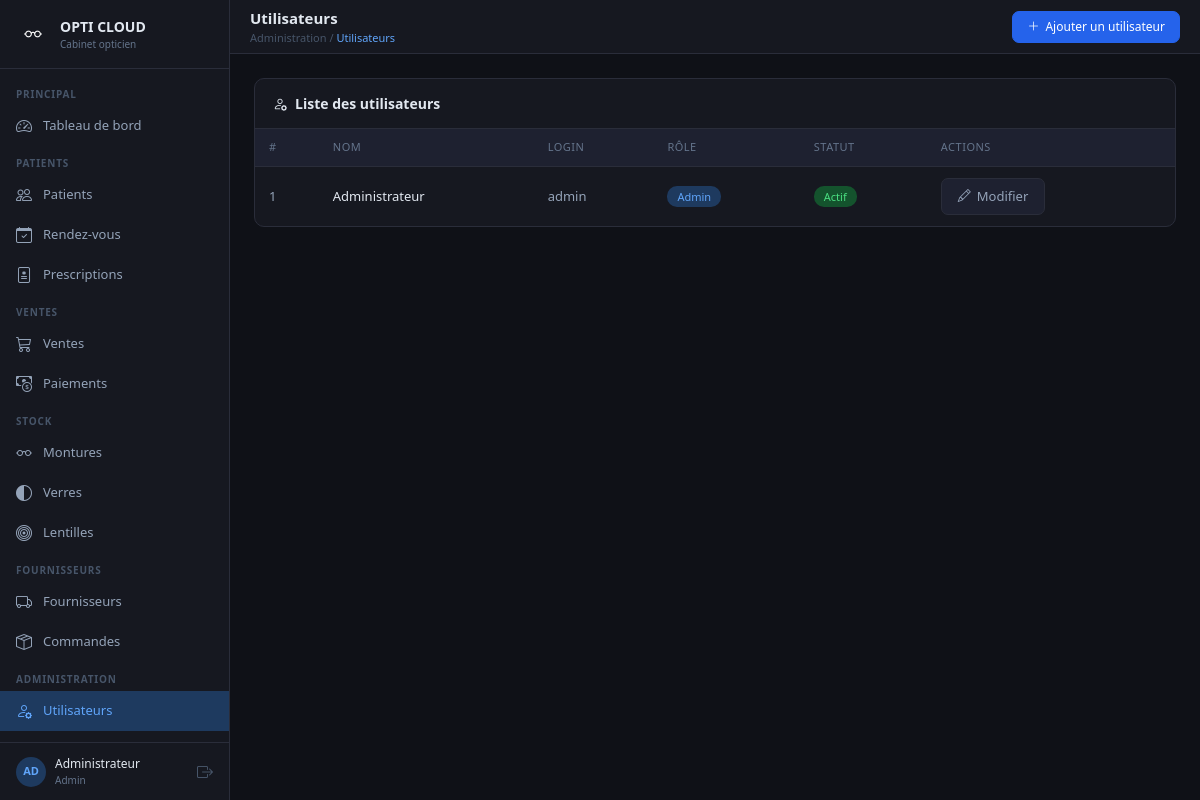
The page /utilisateur/utilisateur_list.php (signed in) on the database its author committed.
### tables this page shows
CREATE TABLE `utilisateurs` (
  `id` int(11) NOT NULL AUTO_INCREMENT,
  `nom` varchar(100) NOT NULL,
  `login` varchar(60) NOT NULL,
  `mot_de_passe` varchar(255) NOT NULL,
  `role` enum('admin','employe') NOT NULL DEFAULT 'employe',
  `actif` tinyint(1) NOT NULL DEFAULT 1,
  `cree_le` datetime NOT NULL DEFAULT '2000-01-01 00:00:00',
  PRIMARY KEY (`id`),
  UNIQUE KEY `login` (`login`)
);

### utilisateur/utilisateur_list.php (the view, shortened to what this page needs)
<?php
require("../connexion.php");
$page_breadcrumb = "Administration / <span>Utilisateurs</span>";
$liste = mysqli_query($con, "SELECT * FROM utilisateurs ORDER BY id DESC");
require("../layout.php");
?>
<div class="card-dark">
    <div class="card-header"><i class="bi bi-person-gear me-2"></i>Liste des utilisateurs</div>
    <div style="overflow-x:auto;">
        <table class="table-dark-custom">
            <thead>
                <tr>
                    <th>#</th>
                    <th>Nom</th>
                    <th>Login</th>
                    <th>Rôle</th>
                    <th>Statut</th>
                    <th>Actions</th>
                </tr>
            </thead>
            <tbody>
            <?php if ($liste && mysqli_num_rows($liste) > 0):
                while($row = mysqli_fetch_assoc($liste)): ?>
            <tr>
                <td><?php echo $row['id']; ?></td>
                <td class="primary-col"><?php echo htmlspecialchars($row['nom']); ?></td>
                <td><?php echo htmlspecialchars($row['login']); ?></td>
                <td>
                    <?php if ($row['role'] === 'admin'): ?>
                        <span class="badge-blue">Admin</span>
                    <?php else: ?>
                        <span class="badge-gray">Employé</span>
                    <?php endif; ?>
                </td>
                <td>
                    <?php if ($row['actif'] == 1): ?>
                        <span class="badge-green">Actif</span>
                    <?php else: ?>
                        <span class="badge-red">Inactif</span>
                    <?php endif; ?>
                </td>
                <td>
                    <a href="<?php echo $base_url; ?>utilisateur/utilisateur_modifier.php?id=<?php echo $row['id']; ?>" class="btn-secondary-dark" style="margin-right:6px;">
                        <i class="bi bi-pencil"></i> Modifier
                    </a>
                </td>
            </tr>
            <?php endwhile; else: ?>
            <tr><td colspan="6" style="text-align:center; color:#475569; padding:20px;">Aucun utilisateur trouvé</td></tr>
            <?php endif; ?>
            </tbody>
        </table>
    </div>
</div>
<?php require("../layout_end.php"); ?>

### layout.php (style rules this page uses)
* { box-sizing: border-box; }
body { margin: 0; font-family: 'Segoe UI', sans-serif; background: #0f1117; color: #e2e8f0; display: flex; min-height: 100vh; }
.topbar-breadcrumb span { color: #60a5fa; }
.card-dark { background: #161820; border: 1px solid #2a2d3a; border-radius: 10px; }
.card-dark .card-header { background: transparent; border-bottom: 1px solid #2a2d3a; padding: 14px 18px; font-size: 14px; font-weight: 600; color: #e2e8f0; }
.table-dark-custom { width: 100%; border-collapse: collapse; }
.table-dark-custom th { background: #1e2130; color: #64748b; font-size: 11px; text-transform: uppercase; letter-spacing: 0.5px; padding: 10px 14px; border-bottom: 1px solid #2a2d3a; font-weight: 500; }
.table-dark-custom td { padding: 11px 14px; border-bottom: 1px solid #1a1d29; font-size: 13px; color: #94a3b8; vertical-align: middle; }
.table-dark-custom tr:last-child td { border-bottom: none; }
.table-dark-custom td.primary-col { color: #e2e8f0; font-weight: 500; }
.badge-green { background: #14532d; color: #4ade80; padding: 3px 10px; border-radius: 10px; font-size: 11px; }
.badge-blue { background: #1e3a5f; color: #60a5fa; padding: 3px 10px; border-radius: 10px; font-size: 11px; }
.btn-secondary-dark { background: #1e2130; border: 1px solid #2a2d3a; color: #94a3b8; border-radius: 7px; padding: 8px 16px; font-size: 13px; cursor: pointer; text-decoration: none; display: inline-flex; align-items: center; gap: 6px; }

### rows shown on the page
utilisateurs: id "1", nom "Administrateur", login "admin", role "Admin", actif "Actif"

### other values the page prints
substr($_SESSION['user_nom'],0,2) "AD"
$_SESSION['user_nom'] "Administrateur"
$_SESSION['user_role'] "Admin"
$page_title "Utilisateurs"
$btn_action "Ajouter un utilisateur"
